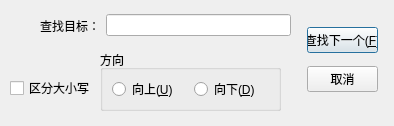
<?xml version="1.0" encoding="UTF-8"?>
<ui version="4.0">
 <class>FindDialog</class>
 <widget class="QDialog" name="FindDialog">
  <property name="geometry">
   <rect>
    <x>0</x>
    <y>0</y>
    <width>394</width>
    <height>126</height>
   </rect>
  </property>
  <property name="windowTitle">
   <string>Dialog</string>
  </property>
  <widget class="QGroupBox" name="groupBox">
   <property name="geometry">
    <rect>
     <x>100</x>
     <y>50</y>
     <width>181</width>
     <height>61</height>
    </rect>
   </property>
   <property name="title">
    <string>方向</string>
   </property>
   <layout class="QHBoxLayout" name="horizontalLayout">
    <item>
     <widget class="QRadioButton" name="radioUp">
      <property name="text">
       <string>向上(&amp;U)</string>
      </property>
     </widget>
    </item>
    <item>
     <widget class="QRadioButton" name="radioDown">
      <property name="text">
       <string>向下(&amp;D)</string>
      </property>
     </widget>
    </item>
   </layout>
  </widget>
  <widget class="QCheckBox" name="checkBoxCaseSensitive">
   <property name="geometry">
    <rect>
     <x>10</x>
     <y>80</y>
     <width>101</width>
     <height>16</height>
    </rect>
   </property>
   <property name="text">
    <string>区分大小写</string>
   </property>
  </widget>
  <widget class="QWidget" name="">
   <property name="geometry">
    <rect>
     <x>40</x>
     <y>10</y>
     <width>251</width>
     <height>31</height>
    </rect>
   </property>
   <layout class="QHBoxLayout" name="horizontalLayout_2">
    <item>
     <widget class="QLabel" name="label">
      <property name="text">
       <string>查找目标：</string>
      </property>
     </widget>
    </item>
    <item>
     <widget class="QLineEdit" name="target"/>
    </item>
   </layout>
  </widget>
  <widget class="QWidget" name="">
   <property name="geometry">
    <rect>
     <x>307</x>
     <y>20</y>
     <width>71</width>
     <height>81</height>
    </rect>
   </property>
   <layout class="QVBoxLayout" name="verticalLayout">
    <item>
     <widget class="QPushButton" name="btnNext">
      <property name="text">
       <string>查找下一个(&amp;F)</string>
      </property>
     </widget>
    </item>
    <item>
     <widget class="QPushButton" name="btnCancel">
      <property name="text">
       <string>取消</string>
      </property>
     </widget>
    </item>
   </layout>
  </widget>
 </widget>
 <resources/>
 <connections/>
</ui>
